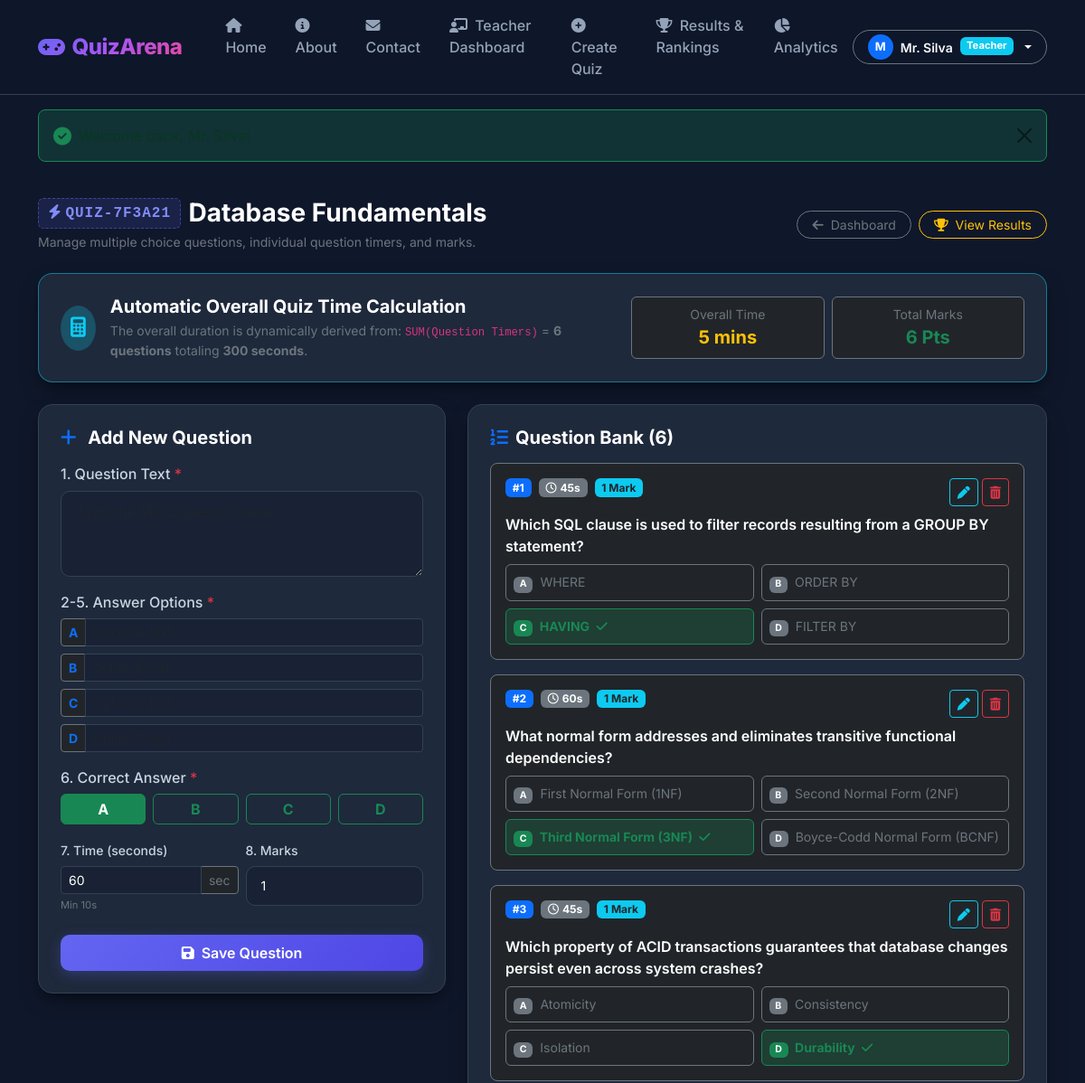
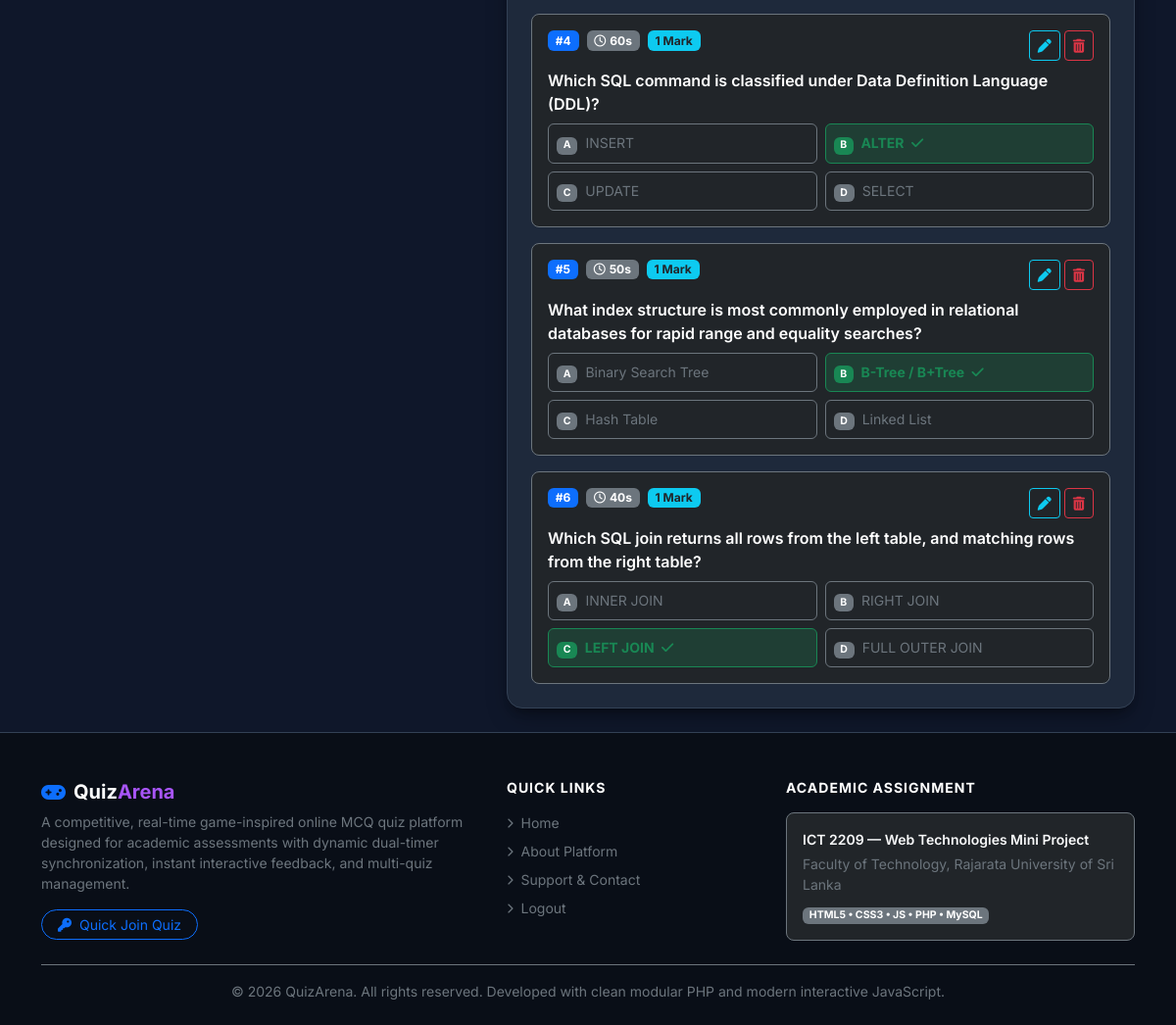
/teacher/manage_questions.php?quiz_id=1 (signed in), run on the app's committed database (2 pictures, top to bottom).
### tables this page shows
CREATE TABLE `quizzes` (
  `id` INT AUTO_INCREMENT PRIMARY KEY,
  `quiz_code` VARCHAR(20) NOT NULL UNIQUE,
  `teacher_id` INT NOT NULL,
  `category_id` INT NOT NULL,
  `title` VARCHAR(200) NOT NULL,
  `description` TEXT NULL,
  `difficulty` ENUM('Easy', 'Medium', 'Hard') NOT NULL DEFAULT 'Medium',
  `start_datetime` DATETIME NOT NULL,
  `end_datetime` DATETIME NOT NULL,
  `max_attempts` INT NOT NULL DEFAULT 1,
  `status` ENUM('draft', 'published', 'closed') NOT NULL DEFAULT 'published',
  `created_at` TIMESTAMP DEFAULT CURRENT_TIMESTAMP,
  INDEX `idx_quiz_code` (`quiz_code`),
  INDEX `idx_quiz_status` (`status`),
  CONSTRAINT `fk_quiz_teacher` FOREIGN KEY (`teacher_id`) REFERENCES `users` (`id`) ON DELETE CASCADE,
  CONSTRAINT `fk_quiz_category` FOREIGN KEY (`category_id`) REFERENCES `categories` (`id`) ON DELETE RESTRICT
);

CREATE TABLE `questions` (
  `id` INT AUTO_INCREMENT PRIMARY KEY,
  `quiz_id` INT NOT NULL,
  `question_text` TEXT NOT NULL,
  `option_a` VARCHAR(255) NOT NULL,
  `option_b` VARCHAR(255) NOT NULL,
  `option_c` VARCHAR(255) NOT NULL,
  `option_d` VARCHAR(255) NOT NULL,
  `correct_answer` ENUM('A', 'B', 'C', 'D') NOT NULL,
  `time_limit` INT NOT NULL DEFAULT 60 COMMENT 'Time limit in seconds',
  `marks` INT NOT NULL DEFAULT 1,
  `question_order` INT NOT NULL DEFAULT 1,
  INDEX `idx_question_quiz` (`quiz_id`),
  CONSTRAINT `fk_question_quiz` FOREIGN KEY (`quiz_id`) REFERENCES `quizzes` (`id`) ON DELETE CASCADE
);

### includes/functions.php (called while the page is built, shortened)
<?php
function sanitize($data): string {
    return htmlspecialchars(trim((string)$data), ENT_QUOTES, 'UTF-8');
}
function getQuizTotalTime(int $quizId): int {
    $db = getDB();
    $stmt = $db->prepare("SELECT COALESCE(SUM(time_limit), 0) AS total_seconds FROM questions WHERE quiz_id = ?");
    $stmt->execute([$quizId]);
    $row = $stmt->fetch();
    return (int)($row['total_seconds'] ?? 0);
}
function getQuizTotalMarks(int $quizId): int {
    $db = getDB();
    $stmt = $db->prepare("SELECT COALESCE(SUM(marks), 0) AS total_marks FROM questions WHERE quiz_id = ?");
    $stmt->execute([$quizId]);
    $row = $stmt->fetch();
    return (int)($row['total_marks'] ?? 0);
}
function formatDurationHuman(int $seconds): string {
    $m = floor($seconds / 60);
    $s = $seconds % 60;
    $parts = [];
    if ($m > 0) $parts[] = $m . ' min' . ($m > 1 ? 's' : '');
    return implode(' ', $parts);
}

### teacher/manage_questions.php (the view, shortened to what this page needs)
<?php
require_once __DIR__ . '/../includes/functions.php';
$teacherId = (int)$_SESSION['user_id'];
$quizId = isset($_GET['quiz_id']) ? (int)$_GET['quiz_id'] : (isset($_POST['quiz_id']) ? (int)$_POST['quiz_id'] : 0);
$db = getDB();
$qStmt = $db->prepare("SELECT * FROM quizzes WHERE id = ? AND teacher_id = ? LIMIT 1");
$qStmt->execute([$quizId, $teacherId]);
$quiz = $qStmt->fetch();
$editQuestion = null;
$questionsStmt = $db->prepare("SELECT * FROM questions WHERE quiz_id = ? ORDER BY question_order ASC, id ASC");
$questionsStmt->execute([$quizId]);
$questions = $questionsStmt->fetchAll();
$totalSeconds = getQuizTotalTime($quizId);
$totalMarks = getQuizTotalMarks($quizId);
require_once __DIR__ . '/../includes/header.php';
?>
<div class="container py-4">
    <div class="d-flex flex-wrap justify-content-between align-items-center gap-3 mb-4">
        <div>
            <div class="d-flex align-items-center gap-2 mb-1">
                <span class="quiz-code-badge fs-6"><i class="fa-solid fa-bolt me-1"></i><?= sanitize($quiz['quiz_code']) ?></span>
                <h3 class="fw-bold text-white mb-0"><?= sanitize($quiz['title']) ?></h3>
            </div>
            <p class="text-secondary small mb-0">Manage multiple choice questions, individual question timers, and marks.</p>
        </div>
        <div class="d-flex gap-2">
            <a href="<?= BASE_URL ?>/teacher/dashboard.php" class="btn btn-outline-secondary btn-sm rounded-pill px-3">
                <i class="fa-solid fa-arrow-left me-1"></i> Dashboard
            </a>
            <a href="<?= BASE_URL ?>/teacher/results.php?quiz_id=<?= $quizId ?>" class="btn btn-outline-warning btn-sm rounded-pill px-3">
                <i class="fa-solid fa-trophy me-1"></i> View Results
            </a>
        </div>
    </div>
    <div class="arena-card p-4 mb-4 border-info border-opacity-50">
        <div class="row align-items-center g-3">
            <div class="col-md-7">
                <div class="d-flex align-items-center gap-3">
                    <div class="rounded-circle bg-info bg-opacity-25 text-info d-flex align-items-center justify-content-center" style="width: 50px; height: 50px; font-size: 1.4rem;">
                        <i class="fa-solid fa-calculator"></i>
                    </div>
                    <div>
                        <h5 class="fw-bold text-white mb-1">Automatic Overall Quiz Time Calculation</h5>
                        <p class="text-secondary small mb-0">
                            The overall duration is dynamically derived from: <code>SUM(Question Timers)</code> =
                            <strong><?= count($questions) ?> questions</strong> totaling <strong><?= $totalSeconds ?> seconds</strong>.
                        </p>
                    </div>
                </div>
            </div>
            <div class="col-md-5">
                <div class="row g-2 text-center">
                    <div class="col-6">
                        <div class="p-2 rounded bg-dark border border-secondary">
                            <div class="text-secondary small">Overall Time</div>
                            <div class="fw-bold text-warning fs-5"><?= formatDurationHuman($totalSeconds) ?></div>
                        </div>
                    </div>
                    <div class="col-6">
                        <div class="p-2 rounded bg-dark border border-secondary">
                            <div class="text-secondary small">Total Marks</div>
                            <div class="fw-bold text-success fs-5"><?= $totalMarks ?> Pts</div>
                        </div>
                    </div>
                </div>
            </div>
        </div>
    </div>
    <div class="row g-4">
        <div class="col-lg-5">
            <div class="arena-card p-4 sticky-top" style="top: 85px;">
                <div class="d-flex justify-content-between align-items-center mb-3">
                    <h5 class="fw-bold text-white mb-0">
                        <i class="fa-solid <?= $editQuestion ? 'fa-pen text-warning' : 'fa-plus text-primary' ?> me-2"></i>
                        <?= $editQuestion ? 'Edit Question' : 'Add New Question' ?>
                    </h5>
                </div>
                <form action="<?= BASE_URL ?>/teacher/manage_questions.php" method="POST" id="questionForm" novalidate>
                    <div class="mb-3">
                        <label for="question_text" class="form-label">1. Question Text <span class="text-danger">*</span></label>
                        <textarea class="form-control form-arena" id="question_text" name="question_text" rows="3" required placeholder="Type the MCQ question here..."></textarea>
                    </div>
                    <div class="mb-3">
                        <label class="form-label">2-5. Answer Options <span class="text-danger">*</span></label>
                        <div class="d-flex flex-column gap-2">
                            <div class="input-group input-group-sm">
                                <span class="input-group-text bg-dark border-secondary text-primary fw-bold">A</span>
                                <input type="text" class="form-control form-arena" name="option_a" required placeholder="Option A text" value="<?= $editQuestion ? sanitize($editQuestion['option_a']) : '' ?>">
                            </div>
                            <div class="input-group input-group-sm">
                                <span class="input-group-text bg-dark border-secondary text-primary fw-bold">B</span>
                                <input type="text" class="form-control form-arena" name="option_b" required placeholder="Option B text" value="<?= $editQuestion ? sanitize($editQuestion['option_b']) : '' ?>">
                            </div>
                            <div class="input-group input-group-sm">
                                <span class="input-group-text bg-dark border-secondary text-primary fw-bold">C</span>
                                <input type="text" class="form-control form-arena" name="option_c" required placeholder="Option C text" value="<?= $editQuestion ? sanitize($editQuestion['option_c']) : '' ?>">
                            </div>
                            <div class="input-group input-group-sm">
                                <span class="input-group-text bg-dark border-secondary text-primary fw-bold">D</span>
                                <input type="text" class="form-control form-arena" name="option_d" required placeholder="Option D text" value="<?= $editQuestion ? sanitize($editQuestion['option_d']) : '' ?>">
                            </div>
                        </div>
                    </div>
                    <div class="mb-3">
                        <label class="form-label">6. Correct Answer <span class="text-danger">*</span></label>
                        <div class="row g-2">
                            <?php foreach (['A', 'B', 'C', 'D'] as $opt):
                            ?>
                                <div class="col-3">
                                    <label class="btn btn-outline-success w-100 py-1 fw-bold rounded-2" for="correct_<?= $opt ?>"><?= $opt ?></label>
                                </div>
                            <?php endforeach; ?>
                        </div>
                    </div>
                    <div class="row g-2 mb-4">
                        <div class="col-6">
                            <label for="time_limit" class="form-label small">7. Time (seconds)</label>
                            <div class="input-group input-group-sm">
                                <input type="number" class="form-control form-arena" id="time_limit" name="time_limit" min="10" max="600" value="<?= $editQuestion ? (int)$editQuestion['time_limit'] : 60 ?>" required>
                                <span class="input-group-text bg-dark border-secondary text-secondary">sec</span>
                            </div>
                            <div class="form-text text-secondary" style="font-size: 0.7rem;">Min 10s</div>
                        </div>
                        <div class="col-6">
                            <label for="marks" class="form-label small">8. Marks</label>
                            <input type="number" class="form-control form-arena form-control-sm" id="marks" name="marks" min="1" max="20" value="<?= $editQuestion ? (int)$editQuestion['marks'] : 1 ?>" required>
                        </div>
                    </div>
                    <button type="submit" class="btn btn-arena-primary w-100 py-2">
                        <i class="fa-solid fa-floppy-disk me-1"></i>
                        <?= $editQuestion ? 'Update Question' : 'Save Question' ?>
                    </button>
                </form>
            </div>
        </div>
        <div class="col-lg-7">
            <div class="arena-card p-4">
                <div class="d-flex justify-content-between align-items-center mb-3">
                    <h5 class="fw-bold text-white mb-0">
                        <i class="fa-solid fa-list-ol text-primary me-2"></i>Question Bank (<?= count($questions) ?>)
                    </h5>
                </div>
                <?php if (empty($questions)): ?>
                    <div class="text-center py-5">
                        <div class="text-secondary mb-2"><i class="fa-regular fa-circle-question fa-3x"></i></div>
                        <h6 class="text-light">No questions added yet.</h6>
                        <p class="text-secondary small">Use the form on the left to add your first question.</p>
                    </div>
                <?php else: ?>
                    <div class="d-flex flex-column gap-3">
                        <?php foreach ($questions as $idx => $q): ?>
                            <div class="p-3 rounded-3 bg-dark border border-secondary position-relative">
                                <div class="d-flex justify-content-between align-items-start mb-2">
                                    <div class="d-flex align-items-center gap-2">
                                        <span class="badge bg-primary">#<?= ($idx + 1) ?></span>
                                        <span class="badge bg-secondary"><i class="fa-regular fa-clock me-1"></i><?= (int)$q['time_limit'] ?>s</span>
                                        <span class="badge bg-info text-dark"><?= (int)$q['marks'] ?> Mark<?= $q['marks'] > 1 ? 's' : '' ?></span>
                                    </div>
                                    <div class="d-inline-flex gap-1">
                                        <a href="<?= BASE_URL ?>/teacher/manage_questions.php?quiz_id=<?= $quizId ?>&action=edit&question_id=<?= $q['id'] ?>" class="btn btn-sm btn-outline-info" title="Edit">
                                            <i class="fa-solid fa-pen"></i>
                                        </a>
                                        <a href="<?= BASE_URL ?>/teacher/manage_questions.php?quiz_id=<?= $quizId ?>&action=delete&question_id=<?= $q['id'] ?>" class="btn btn-sm btn-outline-danger" title="Delete" onclick="return confirm('Remove this question?');">
                                            <i class="fa-solid fa-trash-can"></i>
                                        </a>
                                    </div>
                                </div>
                                <div class="fw-semibold text-white mb-2"><?= sanitize($q['question_text']) ?></div>
                                <div class="row g-2 small">
                                    <?php foreach (['A', 'B', 'C', 'D'] as $let):
                                        $isCorrect = ($q['correct_answer'] === $let);
                                        $optKey = 'option_' . strtolower($let);
                                    ?>
                                        <div class="col-sm-6">
                                            <div class="p-2 rounded <?= $isCorrect ? 'bg-success bg-opacity-25 border border-success text-success fw-bold' : 'bg-dark border border-secondary text-secondary' ?>">
                                                <span class="badge <?= $isCorrect ? 'bg-success' : 'bg-secondary' ?> me-1"><?= $let ?></span>
                                                <?= sanitize($q[$optKey]) ?>
                                                <?php if ($isCorrect): ?>
                                                    <i class="fa-solid fa-check ms-1"></i>
                                                <?php endif; ?>
                                            </div>
                                        </div>
                                    <?php endforeach; ?>
                                </div>
                            </div>
                        <?php endforeach; ?>
                    </div>
                <?php endif; ?>
            </div>
        </div>
    </div>
</div>
<?php require_once __DIR__ . '/../includes/footer.php'; ?>

### data on the page
quizzes: quiz_code "QUIZ-7F3A21", title "Database Fundamentals"
questions: time_limit "45", marks "1", question_text "Which SQL clause is used to filter records resulting from a GROUP BY statement?", let "A", option_a "WHERE", let "B", option_b "ORDER BY", let "C", option_c "HAVING", let "D", option_d "FILTER BY"
questions: time_limit "60", marks "1", question_text "What normal form addresses and eliminates transitive functional dependencies?", let "A", option_a "First Normal Form (1NF)", let "B", option_b "Second Normal Form (2NF)", let "C", option_c "Third Normal Form (3NF)", let "D", option_d "Boyce-Codd Normal Form (BCNF)"
questions: time_limit "45", marks "1", question_text "Which property of ACID transactions guarantees that database changes persist even across system crashes?", let "A", option_a "Atomicity", let "B", option_b "Consistency", let "C", option_c "Isolation", let "D", option_d "Durability"
questions: time_limit "60", marks "1", question_text "Which SQL command is classified under Data Definition Language (DDL)?", let "A", option_a "INSERT", let "B", option_b "ALTER", let "C", option_c "UPDATE", let "D", option_d "SELECT"
questions: time_limit "50", marks "1", question_text "What index structure is most commonly employed in relational databases for rapid range and equality searches?", let "A", option_a "Binary Search Tree", let "B", option_b "B-Tree / B+Tree", let "C", option_c "Hash Table", let "D", option_d "Linked List"
questions: time_limit "40", marks "1", question_text "Which SQL join returns all rows from the left table, and matching rows from the right table?", let "A", option_a "INNER JOIN", let "B", option_b "RIGHT JOIN", let "C", option_c "LEFT JOIN", let "D", option_d "FULL OUTER JOIN"

### other printed values
substr($user['name'], 0, 1) "M"
$user['name'] "Mr. Silva"
$user['role'] "Teacher"
count($questions) "6"
$totalSeconds "300"
formatDurationHuman($totalSeconds) "5 mins"
$totalMarks "6"
$opt "A"
$opt "B"
$opt "C"
$opt "D"
